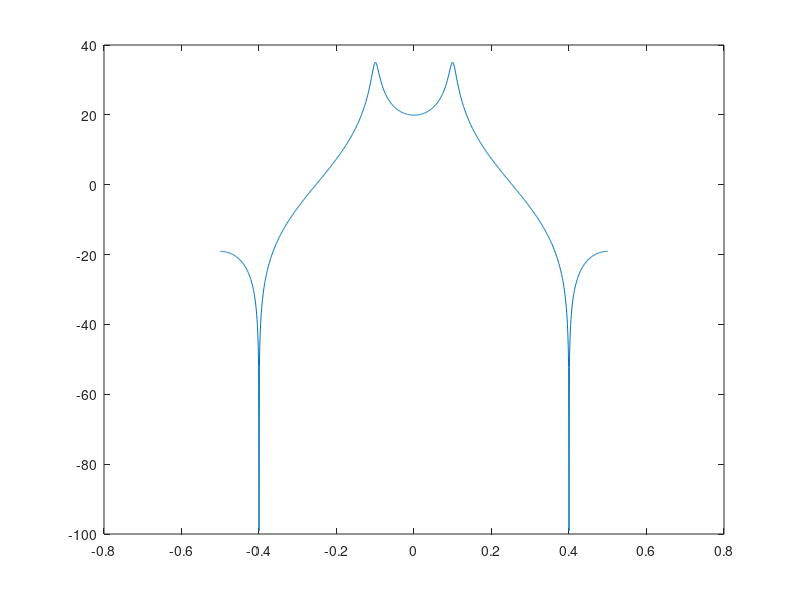
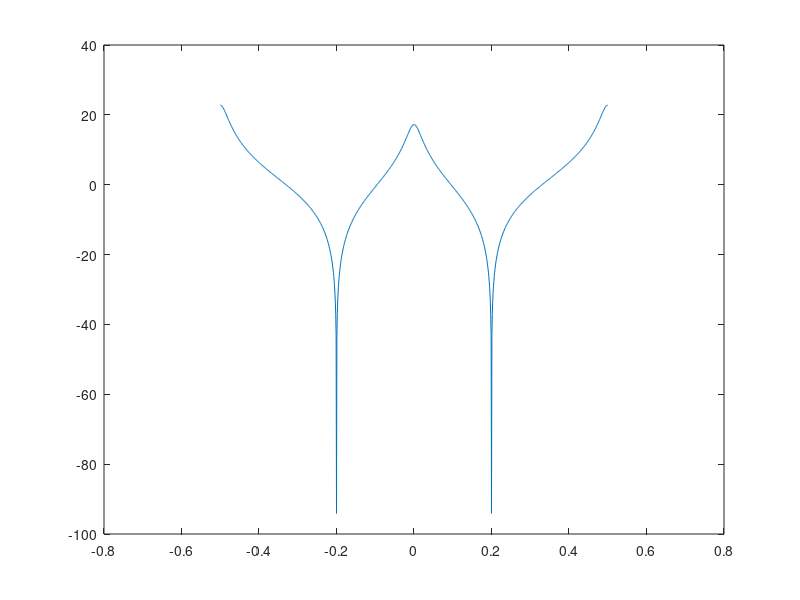
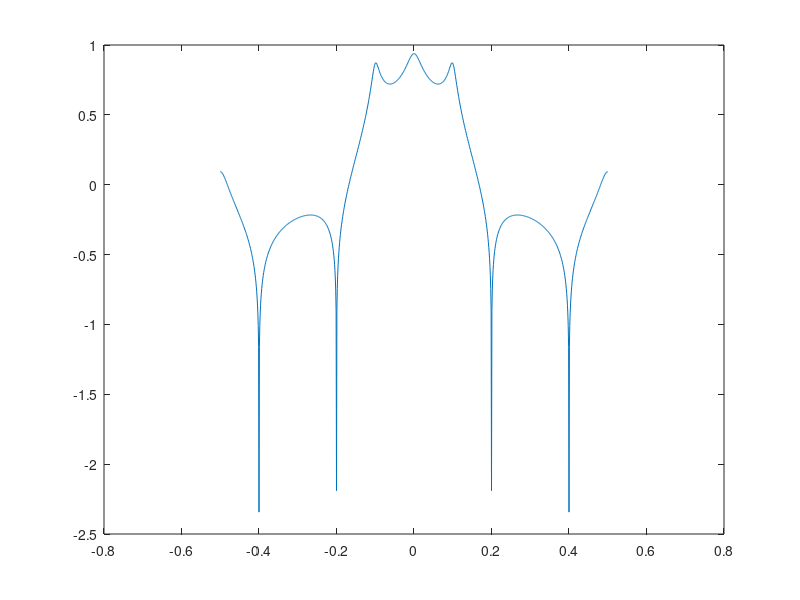

These charts were generated, in order, by the following MATLAB code: (Note: this script raises an error after producing the figures.)
%Ryan Plante
%DSP Homework 2
%14 February 2018

%% Question 1
%See paper
%% Question 2
%See paper
%% Question 3
%Filter 1

%Declare Difference Eq Coefficients
a1 = [1 -1.5371 0.9025];
b1 = [1 1.6180 1];

%frequency array, ~1000 point resolution
f = -0.5:.001:0.5;

z = exp(i*2*pi*f); %input

%Evaluate H(z) = Y(z)/X(Z) at all points of Z
hz1 = polyval(b1, z) ./polyval(a1, z);
hz1db = 20*log10(hz1); %convert from magnitude to db
plot(f, hz1db)

%Filter 2

a2 = [1 0 -0.81];
b2 = [1 -0.618 1];

hz2 = polyval(b2, z) ./polyval(a2, z);
hz2db = 20*log10(hz2);
figure(2)
plot(f, hz2db)




%% Question 4
%a
casc =(hz1db+hz2db); %cascade the two filters together
gain = 1/(20*log10(abs(max(casc)))) %find gain for max 1 db gain

%b
cascadeWithGain = gain*casc;

figure(3)
plot(f,cascadeWithGain)

%c
x = [0 0 0 0 0 0 0 0 3 1.5 -1.8 0.2 0 0 0 0 0 0 0 0];
stage1 = filter(b1, a1, x*gain)
stage2 = filter(b2, a2, stage1)

%% Question 5
%TODO
%% Question 6
%Load the image, and convert to doubles for processing.
p1 = double(imread('Cavvy_bw.jpg'));
% Display the image in a figure: Pixels range from 0 (dark) to 255 (light)
figure(4)
imshow(p1,[0 255]);

%a
G = 1;
sigma = 1.3;
M = 4;

%i
%ii
%iii
hn = [];
x=1;
for n = 1:9
    if -M <= n <= M
        hn(n) = G.*exp(-0.5.*((n/sigma).^2));
    else
        hn(n) = 0;
    end
    x = x+1;
end
x = 1:9
figure(5)
plot(x , hn)
% DCgain = sum(20*log10(hn))
% g = 1/DCgain
% figure(5)
% plot(n, hn)

%% Question 7
%Mostly on paper, some matlab